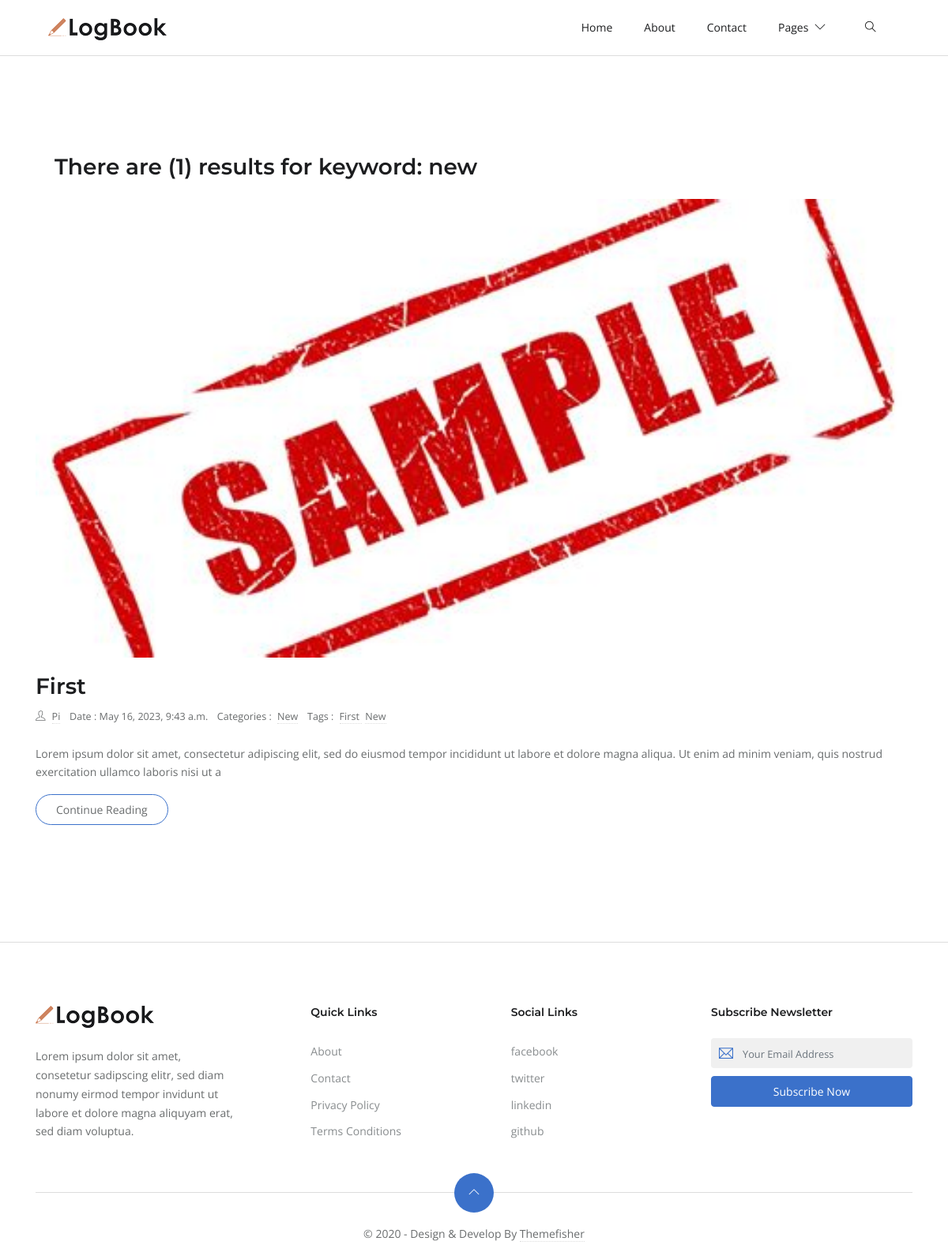
Screenshot of /category/new/ with the database file from the repository.
### blog/models.py (models this page shows, shortened)
class Post(models.Model):
    STATUS_CHOICES = (
    ('draft', 'Draft'),
    ('published', 'Published'),
    )
    url=models.SlugField(max_length=1000,unique=True)
    title=models.CharField(max_length=1000)
    author = models.ForeignKey(User,on_delete=models.CASCADE)
    image=models.ImageField(upload_to='static/images')
    category=models.ForeignKey(Categorie,on_delete=models.CASCADE,blank=True,related_name='categories')
    body=RichTextUploadingField()
    description=models.CharField(max_length=200)
    tags=TaggableManager()
    publish = models.DateTimeField(default=timezone.now)
    created = models.DateTimeField(auto_now_add=True)
    updated = models.DateTimeField(auto_now=True)
    update=models.DateTimeField(auto_now_add=True)
    status = models.CharField(max_length=10,choices=STATUS_CHOICES,default='draft')

class Categorie(models.Model):
    name=models.CharField(max_length=100,unique=True)
    url=models.SlugField(max_length=100,unique=True)

### blog/views.py (the view)
# urls.py: path('category/<str:url>/',views.category,name='category'),
def category(request,url):
    post=Post.objects.filter(status='published',category__name__contains=url).order_by('-publish')
    page = request.GET.get('page', 1)
    paginator = Paginator(post, 10)
    try:
        posts = paginator.page(page)
    except PageNotAnInteger:
        posts = paginator.page(1)
    except EmptyPage:
        posts = paginator.page(paginator.num_pages)
    return render(request,'search.html',{'posts':posts,'query':url})

### templates/search.html (shortened to what this page needs)
{% extends 'base.html' %}
{% block body %}
{% if posts %}
<section class="section">
	<div class="container">
   <h3 class="m-4">There are ({{posts|length}}) results for keyword: {{query}}</h3>
		<div class="row">
			<div class="col-12  mb-5 mb-lg-0">
            {% for post in posts %}
            <article class="row mb-5">
               <div class="col-12">
                  <div class="post-slider">
                     <img loading="lazy" src="{{post.image.url}}" class="img-fluid" alt="image of {{post.title}}">
                  </div>
               </div>
               <div class="col-12 mx-auto">
                  <h3><a class="post-title" href="/{{post.url}}/">{{post.title|title}}</a></h3>
                  <ul class="list-inline post-meta mb-4">
                     <li class="list-inline-item"><i class="ti-user mr-2"></i><a href="/author/{{post.author}}">{{post.author|title}}</a>
                     </li>
                     <li class="list-inline-item">Date : {{post.publish}}</li>
                     <li class="list-inline-item">Categories : <a href="/category/{{post.category.url}}/" class="ml-1">{{post.category.name|title}} </a>
                     </li>
                     <li class="list-inline-item">Tags : {% for tag in post.tags.all %} <a href="/tag/{{tag.slug}}" class="ml-1">{{tag.name|capfirst}} </a> {% endfor %}
                     </li>
                  </ul>
                  <p>{{post.description|capfirst|safe}}</p> <a href="/{{post.url}}/" class="btn btn-outline-primary">Continue Reading</a>
               </div>
            </article>
            {% endfor %}
			</div>
		</div>
	</div>
</section>
{% else %}
<div  class="container text-center align-middle  my-5" >
There no such results for your keyword.</div>
{% endif %}
{% endblock body %}

### static/css/style.css (style rules this page uses)
body { line-height: 1.7; font-family: "Open Sans", sans-serif; -webkit-font-smoothing: antialiased; color: #696c6d; font-size: 14px; }
article img { max-width: 100% !important; height: auto !important; border-radius: .25rem!important; }
p, .paragraph { font-weight: 400; color: #696c6d; font-size: 14px; line-height: 1.7; font-family: "Open Sans", sans-serif; }
h1, h2, h3, h4, h5, h6 { color: #1c1d1f; font-family: "Montserrat", sans-serif; font-weight: 600; line-height: 1.2; }
h3, .h3 { font-size: 28px; }
.btn { font-size: 14px; font-family: "Open Sans", sans-serif; text-transform: capitalize; padding: 8px 25px; border-radius: 50px; border: 1px solid; position: relative; z-index: 1; transition: 0.2s ease; }
.btn-outline-primary { background: transparent; color: #696c6d; border-color: #3b71ca; }
body { background-color: #fff; overflow-x: hidden; }
img { vertical-align: middle; border: 0; }
a, a:hover, a:focus { text-decoration: none; }
a, button, select { cursor: pointer; transition: 0.2s ease; }
.slick-slide { outline: 0; }
.section { padding-top: 100px; padding-bottom: 100px; }
.rounded-lg, .post-slider { border-radius: 10px !important; }
.post-title { color: #1c1d1f; }
.post-meta li { margin-right: 10px; font-size: 90%; }
.post-meta a { color: #696c6d; border-bottom: 1px dotted #ddd; }
.post-slider { overflow: hidden; margin-bottom: 20px; }
.post-slider img { border-radius: inherit; }

### rows the page displays
Post: image (picture), title "First", author "Pi", publish "May 16, 2023, 9:43 a.m.", category.name "New", description "Lorem ipsum dolor sit amet, consectetur adipiscing elit, sed do eiusmod tempor incididunt ut labore et dolore magna aliqua. Ut enim ad minim veniam, quis nostrud exercitation ullamco laboris nisi ut a"
Tag: name "First"
Tag: name "New"

### other values shown
{{ posts|length }} "1"
{{ query }} "new"
